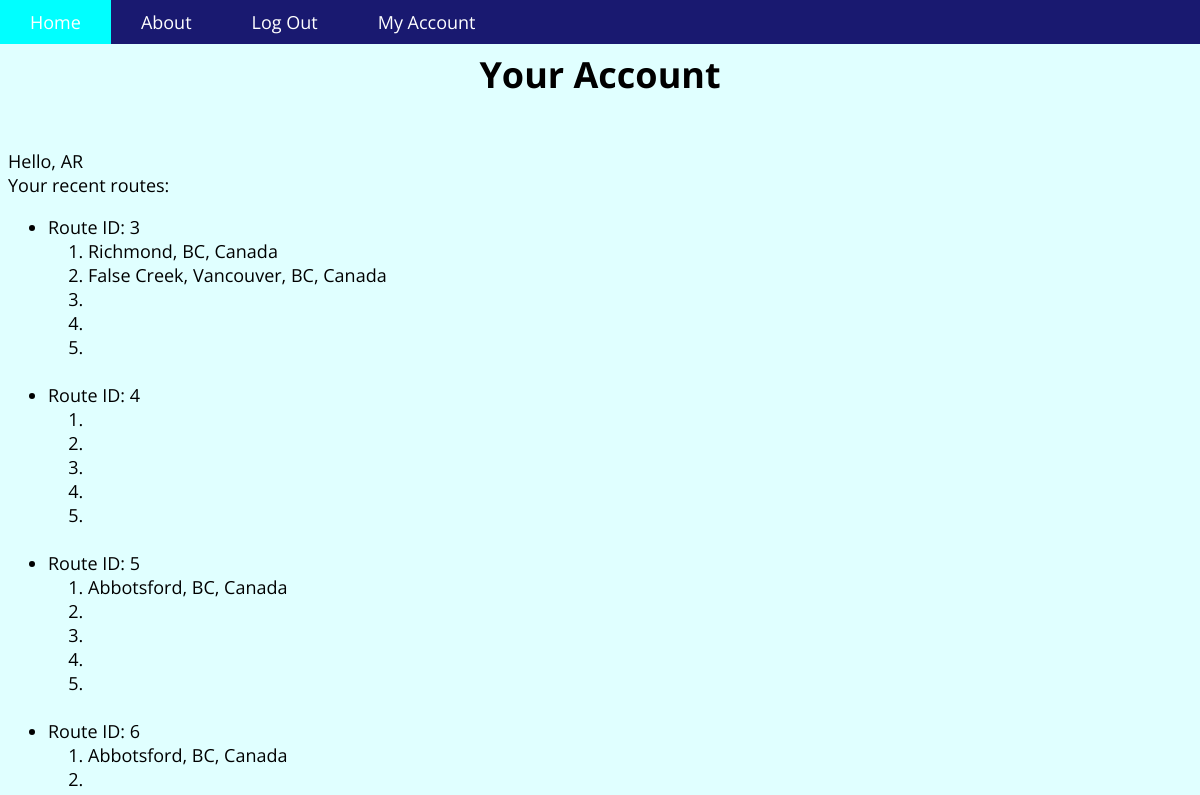
The page /RoutePlanner/account.html (signed in) on the database its author committed.
### RoutePlanner/models.py (models this page shows)
class Route(models.Model):
    location1 = models.CharField(max_length=200, blank=True)
    location2 = models.CharField(max_length=200, blank=True)
    location3 = models.CharField(max_length=200, blank=True)
    location4 = models.CharField(max_length=200, blank=True)
    location5 = models.CharField(max_length=200, blank=True)
    userprofile = models.ForeignKey(UserProfile, blank=True, null=True)
    def __unicode__(self):
        return str(self.id)

### RoutePlanner/views.py (the view)
def account(request):
    if request.user.is_authenticated():
        current_user = request.user
        route_list = list(Route.objects.filter(userprofile=current_user.userprofile))
    else:
        route_list = [];
    return render(request, 'RoutePlanner/account.html',
                  {'route_list': route_list})

### templates/RoutePlanner/account.html (shortened to what this page needs)
<!DOCTYPE html>
{% load staticfiles %}
<html>
    <head>
        <link rel="stylesheet" type="text/css" href="{% static "css/htmlStyle.css" %}" />
    </head>
    <body onLoad='makelist()'>
	    <nav>
	        <div id='navBar'>
            <ul>
            	<a href="/RoutePlanner/"> <li>Home </li></a>
            	<a href="/RoutePlanner/about.html"> <li> About </li></a>
                {% if user.is_authenticated %}
		        <a href="/RoutePlanner/logout.html"> <li>Log Out</li></a>
		        <a href="/RoutePlanner/account.html"> <li>My Account</li></a>
		        {% else %}
		        <a href="/RoutePlanner/login.html"><li>Log In</li></a>
		        <a href="/RoutePlanner/register.html"><li>Get Started</li></a>
		        {% endif %}
            </ul>
	        </div>
	    </nav>
	    <div id='title'>
	        <h1>Your Account</h1>
	        {% if user.is_authenticated %}
            Hello, {{ user.username }}<br/>
            {% endif %}
	        Your recent routes:
            <ul>
              {% for route in route_list %}
                <li> Route ID: {{ route.id }}
                    <ol>
                        <li>{{ route.location1 }}</li>
                        <li>{{ route.location2 }}</li>
                        <li>{{ route.location3 }}</li>
                        <li>{{ route.location4 }}</li>
                        <li>{{ route.location5 }}</li>
                    </ol>
                </li><br/>
              {% endfor %}
            </ul>
        </div>
    </body>
</html>

### static/css/htmlStyle.css (style rules this page uses)
body { background: #e0ffff; padding: 0; font-family: 'Open Sans'; font-size: 18px; margin-top: 50px; }
h1 { font-family: 'Open Sans'; text-align: center; margin-bottom: 50px; }
#navBar { position: fixed; top: 0; left: 0; background: #191970; width: 100%; padding: 0; z-index: 1; }
#navBar ul { list-style: none; margin-top: 0; padding: 0; z-index: 200000; }
#navBar li { display: inline-block; color: #ffffff; float: left; text-align: center; padding-top: 10px; padding-bottom: 10px; padding-right: 30px; padding-left: 30px; }
a { color: #ffffff; outline: 0; text-decoration: none; }

### rows shown on the page
Route: id "3", location1 "Richmond, BC, Canada", location2 "False Creek, Vancouver, BC, Canada"
Route: id "4"
Route: id "5", location1 "Abbotsford, BC, Canada"
Route: id "6", location1 "Abbotsford, BC, Canada"

### other values the page prints
{{ user.username }} "AR"
